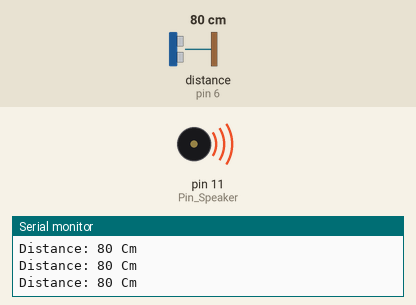
Bench run of a sketch on a simulated Arduino Uno, built with avr-gcc and run on an emulated ATmega328P. Parts: buzzer (waves = sounding), the last lines printed to the serial monitor. The test bench sets the inputs (shaded band); at power-on: distance to the obstacle (sensor on pin 6) 80 cm. Random numbers use the default seed unless the sketch sets one.

Above: at 1.2 s.
1.3 s: distance to the obstacle (sensor on pin 6) set to 96 cm
2.8 s: distance to the obstacle (sensor on pin 6) set to 102 cm
At 4.0 s:
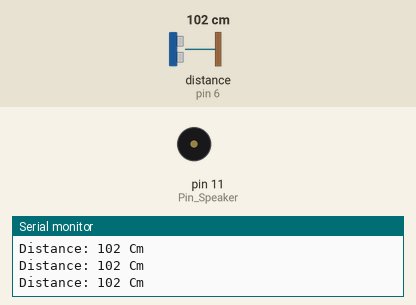
4.3 s: distance to the obstacle (sensor on pin 6) set to 2 cm
At 5.1 s:
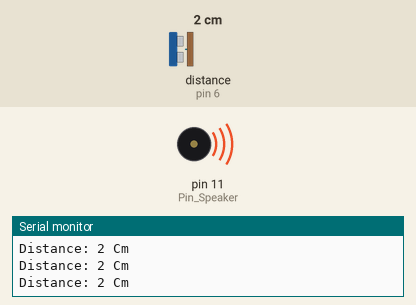
5.8 s: distance to the obstacle (sensor on pin 6) set to 120 cm
Timing chart, 0 to 8.3 s (numbered marks = the images above; inputs shaded):
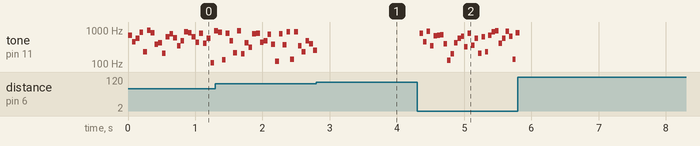

Measured:
- the behaviour switches between 99 and 100 cm on distance to the obstacle (sensor on pin 6) (found by bisection; images 0 and 1)
- after the input at 4.3 s, tone on pin 11 (Pin_Speaker): plays 801 Hz for 0.05 s, 453 Hz for 0.05 s, 908 Hz for 0.05 s, 344 Hz for 0.05 s, 668 Hz for 0.05 s, 690 Hz for 0.05 s … (29 notes in this stretch), starting at once

The sketch:

UltrasonicAlarmSystem.ino
```cpp
/*
 * Geekble Co. LTD.
 * <키트이름-초음파경보기> 을 구동하는 예제입니다.
 * <https://geekble.shop/***> <링크할당>
 *
 * 더 재미있는 예제를 찾아보고 여러분의 멋진 아이디어를 공유해주세요!
 * <링크할당, 기획 확인>
 */

#define Alarm_Distance 100
#define Pin_Speaker 11

#include <Ultrasonic.h>

Ultrasonic Detector(5, 6);
unsigned int Distance_Cm;

void setup()
{
    Serial.begin(9600);
}

void loop()
{
	  Distance_Cm = Detector.read();
    Serial.print("Distance: ");
    Serial.print(Distance_Cm);
    Serial.println(" Cm");

    if (Distance_Cm < Alarm_Distance)
    {
        tone(Pin_Speaker, random(100,1000));
    }

    else
    {
        noTone(Pin_Speaker);
    }

    delay(50);
}
```
